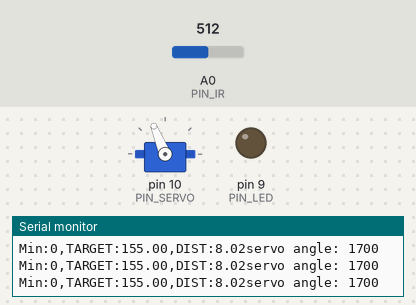
This sketch was run on a simulated Arduino Uno, built with avr-gcc and run on an emulated ATmega328P. Parts: servo, output pins drawn as LEDs (lit = HIGH), the last lines printed to the serial monitor. Inputs (shaded band) come from the test bench; at power-on: A0 (PIN_IR) = 512.

Above: at 1.2 s.
1.3 s: A0 (PIN_IR) set to 232
2.8 s: A0 (PIN_IR) set to 210
At 4.0 s:
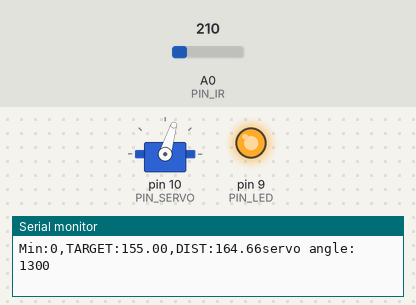
4.5 s: A0 (PIN_IR) set to 306
At 4.53 s:
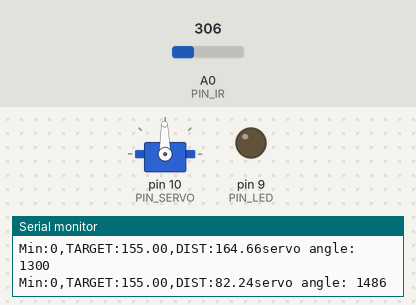
6.1 s: A0 (PIN_IR) set to 145
At 6.18 s:
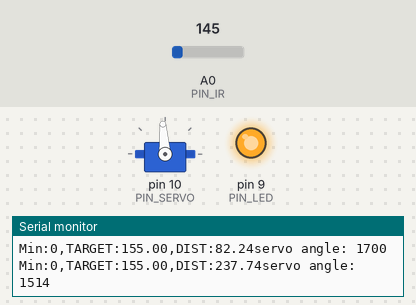
7.8 s: A0 (PIN_IR) set to 510
At 9.3 s:
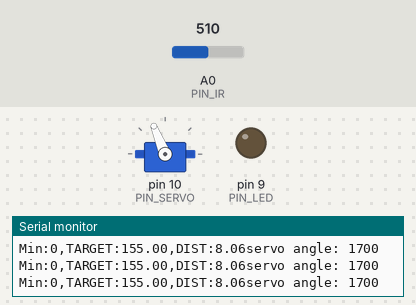
Timing chart, 0 to 10.4 s (numbered marks = the images above; inputs shaded):
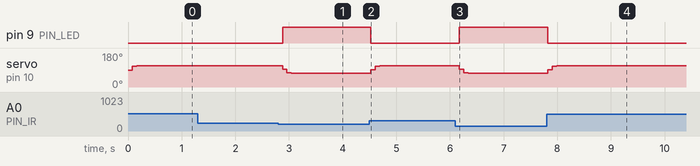

The sketch:

22_bbc_20223130.ino
```cpp
#include <Servo.h>

// Arduino pin assignment
#define PIN_LED 9
#define PIN_SERVO 10
#define PIN_IR A0
#define PIN_VAR A3

// Event interval parameters
#define _INTERVAL_DIST    20 // distance sensor interval (unit: ms)
#define _INTERVAL_SERVO   20 // servo interval (unit: ms)
#define _INTERVAL_SERIAL  20 // serial interval (unit: ms)

// EMA filter configuration for the IR distance sensor
#define _EMA_ALPHA 0      // EMA weight (range: 0 to 1)
                          // Setting _EMA_ALPHA to 0 effectively disables EMA filter.

// Servo adjustment
#define _DUTY_MAX 2500  // Servo angle: D degree
#define _DUTY_NEU 1500  // Servo angle: 0 degree
#define _DUTY_MIN 500   // Servo angle: E degree
#define _SERVO_ANGLE_DIFF 214.5 // Replace with |D - E| degree
#define _SERVO_SPEED 1000 // servo speed limit (unit: degree/second)

#define _BANGBANG_RANGE 200

// global variables
float dist_filtered, dist_ema, dist_target; // unit: mm

Servo myservo;

int duty_change_per_interval; // maximum duty difference per interval
int duty_target;    // Target duty
int duty_curr;      // Current duty

unsigned long last_sampling_time_dist;   // unit: msec
unsigned long last_sampling_time_servo;  // unit: msec
unsigned long last_sampling_time_serial; // unit: msec

bool event_dist, event_servo, event_serial; // event triggered?

void setup() {
  // initialize GPIO pins
  pinMode(PIN_LED,OUTPUT);
  myservo.attach(PIN_SERVO);
  duty_target = duty_curr = _DUTY_NEU;

  // convert angular speed into duty change per interval.
  duty_change_per_interval =
    (_DUTY_MAX - _DUTY_MIN) * (_SERVO_SPEED / (float) _SERVO_ANGLE_DIFF) * (_INTERVAL_SERVO / 1000.0);

  // initialize serial port
  Serial.begin(57600);

  // Set a target distance
  dist_target = 155; // 15.5 cm, the center of the rail
}

void loop() {
  unsigned long time_curr = millis();

  // wait until next event time
  if (time_curr >= (last_sampling_time_dist + _INTERVAL_DIST)) {
        last_sampling_time_dist += _INTERVAL_DIST;
        event_dist = true;
  }
  if (time_curr >= (last_sampling_time_servo + _INTERVAL_SERVO)) {
        last_sampling_time_servo += _INTERVAL_SERVO;
        event_servo = true;
  }
  if (time_curr >= (last_sampling_time_serial + _INTERVAL_SERIAL)) {
        last_sampling_time_serial += _INTERVAL_SERIAL;
        event_serial = true;
  }

  if(event_dist) {
    event_dist = false;

    // get a distance reading from the distance sensor
    dist_filtered = volt_to_distance(ir_sensor_filtered(7, 0.5)); // Replace n with your desired value
    dist_ema = _EMA_ALPHA * dist_ema + (1.0 - _EMA_ALPHA) * dist_filtered;

    // bang bang control
    if(dist_target > dist_ema) { // Replace 1 with a proper test expression using dist_target and dist_ema.
      duty_target = _DUTY_NEU +_BANGBANG_RANGE; // Complete this line using _BANGBANG_RANGE.
      digitalWrite(PIN_LED, 0);
    }
    else {
      duty_target = _DUTY_NEU - _BANGBANG_RANGE; // Complete this line using _BANGBANG_RANGE.
      digitalWrite(PIN_LED, 1);
    }
  }

  if(event_servo) {
    event_servo = false;

    // adjust duty_curr toward duty_target by duty_change_per_interval
    if (duty_target > duty_curr) {
      duty_curr += duty_change_per_interval;
      if (duty_curr > duty_target)
          duty_curr = duty_target;
    } else {
      duty_curr -= duty_change_per_interval;
      if (duty_curr < duty_target)
        duty_curr = duty_target;
    }
    // update servo position
    if(duty_curr > _DUTY_MAX) duty_curr = _DUTY_MAX; // for servo arm protection
    if(duty_curr < _DUTY_MIN) duty_curr = _DUTY_MIN;
    myservo.writeMicroseconds(duty_curr);
  }

  if(event_serial) {
    event_serial = false;
// output the read value to the serial port
    Serial.print("Min:0,TARGET:"); Serial.print(dist_target);
    Serial.print(",DIST:");
    Serial.print(dist_ema);
    Serial.print("servo angle: ");
    Serial.println(duty_curr);
  }

  delay(80);
}

float volt_to_distance(int a_value)
{
  return 451 + -1.71*(a_value) + 1.65E-03*(a_value)*(a_value); // Replace this with the equation obtained from nonlinear regression analysis
}
unsigned int ir_sensor_filtered(unsigned int n, float position)
{
  // Eliminate spiky noise of an IR distance sensor by repeating measurement and taking a middle value
  // n: number of measurement repetition
  // position: the percentile of the sample to be taken (0.0 <= position <= 1.0)

  // The output of Sharp infrared sensor includes lots of spiky noise.
  // To eliminate such a spike, ir_sensor_filtered() performs the following two steps:
  // Step 1. Repeat measurement n times and collect n * position smallest samples, where 0 <= postion <= 1.
  // Step 2. Return the largest sample among the collected ones.

  unsigned int *ir_val, tmp, ret_idx, ret_val;
  unsigned int start_time;

  ret_idx = (unsigned int) ceil(n * position);

  // Step 1. Repeat measurement n times and collect n * position smallest samples.
  // Note: simple implementation requires an array of n elements to store n samples.
  // Instead, we can save memory by allocating an array of (n * position + 1) elements.

  ir_val = (unsigned int*) malloc(sizeof(unsigned int) * (ret_idx + 2));
  ir_val[0] = analogRead(PIN_IR);

  for (int i = 1; i < n; i++) {
    int j;
    if(i < ret_idx + 1) {
      ir_val[i] = analogRead(PIN_IR);
      j = i - 1;
    }
    else {
      ir_val[ret_idx + 1] = analogRead(PIN_IR);
      j = ret_idx;
    }

    for( ; j >= 0; j--) {
      if(ir_val[j] > ir_val[j+1]) {
        tmp = ir_val[j];
        ir_val[j] = ir_val[j+1];
        ir_val[j+1] = tmp;
      }
    }
  }

  // Step 2. Return the largest sample among the collected ones.
  if(position > 0.0) ret_val = ir_val[ret_idx];
  else ret_val = ir_val[0];

  free(ir_val);

  return ret_val;
}
```

Measured:
- the behaviour switches between 220 and 219 on A0 (PIN_IR) (found by bisection; images 0 and 1)
- after the input at 2.8 s, pin 9 (PIN_LED): LOW → HIGH after 0.08 s; servo on pin 10 (PIN_SERVO): 112° → 94° after 0.08 s, → 76° 0.08 s later, → 73° 0.08 s later
- after the input at 4.5 s, pin 9 (PIN_LED): HIGH → LOW at once; servo on pin 10 (PIN_SERVO): 73° → 91° at once, → 109° 0.08 s later, → 112° 0.08 s later
- after the input at 6.1 s, pin 9 (PIN_LED): LOW → HIGH after 0.07 s; servo on pin 10 (PIN_SERVO): 112° → 94° after 0.07 s, → 76° 0.08 s later, → 73° 0.08 s later
- after the input at 7.8 s, pin 9 (PIN_LED): HIGH → LOW at once; servo on pin 10 (PIN_SERVO): 73° → 91° at once, → 109° 0.08 s later, → 112° 0.08 s later
